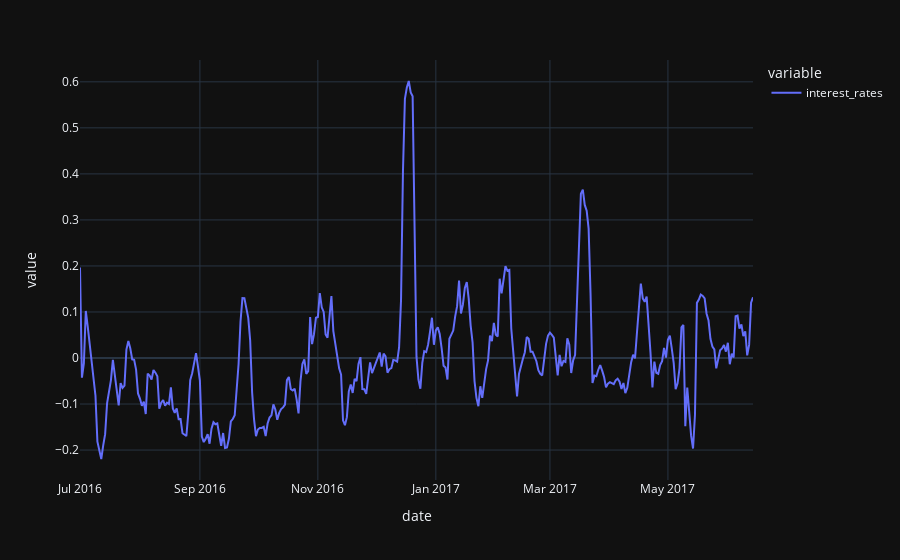

The cell this chart's notebook holds for it:
### Code cell
df_polarity_z_scored.query("calculation == 'sentiment_score_mean'")["interest_rates"].plot()

### Figure 1 — Plotly figure (JSON) as saved in the notebook; plotly's stock layout.template omitted (floating-point values rounded to 4 significant figures; data arrays with more than 128 entries replaced by an {"elided": "..."} marker saying what was removed)
{"data": [{"hovertemplate": "variable=interest_rates<br>date=%{x}<br>value=%{y}<extra></extra>", "legendgroup": "interest_rates", "line": {"color": "#636efa", "dash": "solid"}, "marker": {"symbol": "circle"}, "mode": "lines", "name": "interest_rates", "orientation": "v", "showlegend": true, "type": "scatter", "x": {"elided": "348 str values"}, "xaxis": "x", "y": {"elided": "348 float values"}, "yaxis": "y"}], "layout": {"autosize": true, "legend": {"title": {"text": "variable"}, "tracegroupgap": 0}, "margin": {"t": 60}, "xaxis": {"anchor": "y", "autorange": true, "domain": [0, 1], "range": ["2016-07-01", "2017-06-14"], "title": {"text": "date"}, "type": "date"}, "yaxis": {"anchor": "x", "autorange": true, "domain": [0, 1], "range": [-0.265, 0.6474], "title": {"text": "value"}, "type": "linear"}}}
